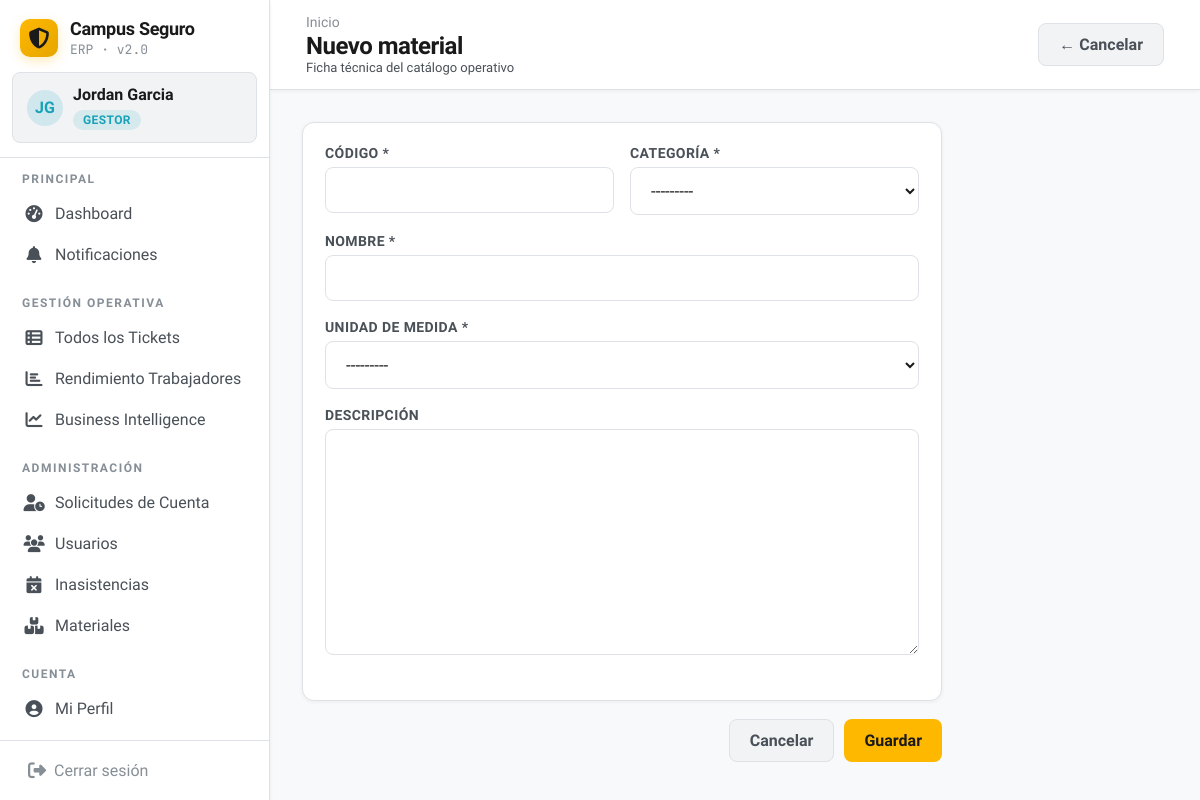
Screenshot of /gestor/materiales/nuevo/ (signed in) with the database file from the repository.
### app/models.py (models this page shows, shortened)
class Usuario(AbstractUser):
    VINCULO_CHOICES = [
        ('alumno', 'Alumno'),
        ('docente', 'Docente'),
        ('administrativo', 'Administrativo'),
        ('funcionario', 'Funcionario'),
    ]
    JORNADA_CHOICES = [
        ('diurna', 'Diurna'),
        ('vespertina', 'Vespertina'),
        ('mixta', 'Mixta'),
    ]
    rol = models.ForeignKey(Rol, on_delete=models.PROTECT, related_name="usuarios", null=True, blank=True)
    rut = models.CharField(max_length=12, unique=True)
    telefono = models.CharField(max_length=15, blank=True, null=True)
    correo_institucional = models.EmailField(unique=True)
    vinculo = models.CharField(max_length=20, choices=VINCULO_CHOICES, blank=True, null=True)
    carrera = models.ForeignKey(
        'Carrera', on_delete=models.SET_NULL, null=True, blank=True,
        related_name='alumnos',
    )
    jornada = models.CharField(max_length=15, choices=JORNADA_CHOICES, blank=True, null=True)
    sede = models.ForeignKey(Sede, on_delete=models.SET_NULL, blank=True, null=True, related_name='estudiantes_funcionarios')
    escuela = models.ForeignKey(Escuela, on_delete=models.SET_NULL, related_name="usuarios", null=True, blank=True)
    departamento = models.ForeignKey(
        Departamento,
        on_delete=models.SET_NULL,
        null=True,
        blank=True,
        related_name="usuarios"
    )
    especialidades = models.ManyToManyField(
        Especialidad,
        through='EspecialidadUsuario',
        blank=True,
        related_name='tecnicos'
    )
    turno = models.CharField(max_length=50, blank=True, null=True)  # mañana / tarde / noche
    estado_cuenta = models.ForeignKey(
        EstadoCatalogo,
        on_delete=models.PROTECT,
        related_name='usuarios',
        limit_choices_to={'entidad': 'cuenta'},
    )
    fecha_registro = models.DateTimeField(auto_now_add=True)
    fecha_aprobacion = models.DateTimeField(null=True, blank=True)
    aprobado_por = models.ForeignKey('self', on_delete=models.SET_NULL, null=True, blank=True, related_name='cuentas_aprobadas')
    activo = models.BooleanField(default=True)
    auth0_sub = models.CharField(
        max_length=120,
        unique=True,
        null=True,
        blank=True,
        verbose_name='Auth0 Subject ID',
        help_text='Identificador único del usuario en Auth0. Se asigna automáticamente al registrar vía Auth0.',
    )
    objects = UsuarioManager()

class Rol(models.Model):
    nombre = models.CharField(max_length=50, verbose_name="Nombre del Rol")
    codigo = models.CharField(max_length=30, unique=True, verbose_name="Código Operacional")  # ej: 'mantencion', 'guardia', 'gestor'
    class Meta:
        verbose_name = "Rol"
        verbose_name_plural = "Roles"

### app/views.py (the view)
# urls.py: path('gestor/materiales/nuevo/', views.material_form, name='material_nuevo'),
@login_required
@rol_requerido('gestor')
def material_form(request, pk=None):
    material = get_object_or_404(Material, pk=pk) if pk else None
    form = MaterialForm(request.POST or None, instance=material)
    if request.method == 'POST' and form.is_valid():
        form.save()
        messages.success(request, '✓ Material guardado.')
        return redirect('app:materiales_listado')
    return render(request, 'app/material_form.html', {'form': form, 'material': material})

### app/forms.py
class MaterialForm(forms.ModelForm):
    class Meta:
        model = Material
        fields = ['codigo', 'nombre', 'categoria', 'unidad', 'descripcion']

### app/context_processors.py (called while the page is built)
def notificaciones_no_leidas(request):
    if request.user.is_authenticated:
        cache_key = f'notif_count_{request.user.pk}'
        count = cache.get(cache_key)
        if count is None:
            count = Notificacion.objects.filter(
                destinatario=request.user, leida=False, archivada=False, deleted_at__isnull=True
            ).count()
            cache.set(cache_key, count, 60)
        return {'notif_no_leidas_count': count}
    return {'notif_no_leidas_count': 0}

### app/models.py (called while the page is built)
    def __str__(self):
        return self.nombre_display

### app/views.py (called while the page is built)
def rol_requerido(*roles):
    def decorator(view_func):
        @wraps(view_func)
        def _wrapped(request, *args, **kwargs):
            if not request.user.is_authenticated:
                return redirect('app:login')
            user_rol_codigo = request.user.rol.codigo if request.user.rol else None
            if user_rol_codigo not in roles and not request.user.is_superuser:
                messages.error(request, 'No tienes permiso para acceder a esta sección.')
                return redirect('app:dashboard')
            return view_func(request, *args, **kwargs)
        return _wrapped
    return decorator

### app/templates/app/material_form.html (shortened to what this page needs)
{% extends 'app/base.html' %}
{% block page_title %}{% if material %}Editar material{% else %}Nuevo material{% endif %}{% endblock %}
{% block page_subtitle %}Ficha técnica del catálogo operativo{% endblock %}
{% block topbar_actions %}
<a href="{% url 'app:materiales_listado' %}" class="btn btn-ghost">← Cancelar</a>
{% endblock %}
{% block content %}
<form method="post" style="max-width:640px;">
  <div class="card" style="margin-bottom:18px;">
    <div class="form-grid">
      <div class="form-group">
        <label class="form-label">Código *</label>
        {{ form.codigo }}
      </div>
      <div class="form-group">
        <label class="form-label">Categoría *</label>
        {{ form.categoria }}
      </div>
    </div>
    <div class="form-group">
      <label class="form-label">Nombre *</label>
      {{ form.nombre }}
    </div>
    <div class="form-group">
      <label class="form-label">Unidad de medida *</label>
      {{ form.unidad }}
    </div>
    <div class="form-group">
      <label class="form-label">Descripción</label>
      {{ form.descripcion }}
    </div>
  </div>
  <div style="display:flex;justify-content:flex-end;gap:10px;">
    <a href="{% url 'app:materiales_listado' %}" class="btn btn-ghost">Cancelar</a>
    <button type="submit" class="btn btn-primary">Guardar</button>
  </div>
</form>
{% endblock %}

### app/templates/app/base.html (shortened to what this page needs)
<!DOCTYPE html>
<html lang="es">
<head>
<link rel="stylesheet" href="https://cdnjs.cloudflare.com/ajax/libs/font-awesome/6.7.2/css/all.min.css">
</head>
<body>
{% if user.is_authenticated %}
<div class="layout">
  <aside class="sidebar">
    <div class="sb-brand">
      <div class="logo"><i class="fa-solid fa-shield-halved" style="color:#1a1a1a;font-size:21px;"></i></div>
      <div>
        <div class="name">Campus Seguro</div>
        <div class="sub">ERP · v2.0</div>
      </div>
    </div>
    <div class="sb-user-header">
      <div class="avatar role-{{ user.rol.codigo }}">{{ user.first_name|first|upper }}{{ user.last_name|first|upper }}</div>
      <div class="user-info">
        <div class="uname">{{ user.get_full_name|default:user.username }}</div>
        <div class="role-badge role-{{ user.rol.codigo }}">{{ user.rol.nombre|default:"Sin Rol" }}</div>
      </div>
    </div>
    <div class="sb-divider"></div>
    <nav class="sb-nav">
      <div class="nav-section">
        <div class="nav-label">Principal</div>
        <a href="{% url 'app:dashboard' %}" class="nav-item {% if request.resolver_match.url_name == 'dashboard' %}active{% endif %}">
          <span class="icon"><i class="fa-solid fa-gauge-high"></i></span> Dashboard
        </a>
        <a href="{% url 'app:notificaciones' %}" class="nav-item {% if request.resolver_match.url_name == 'notificaciones' %}active{% endif %}">
          <span class="icon"><i class="fa-solid fa-bell"></i></span> Notificaciones
        </a>
      </div>
      {% if user.rol.codigo == 'gestor' or user.is_superuser %}
      <div class="nav-section">
        <div class="nav-label">Gestión Operativa</div>
        <a href="{% url 'app:gestor_tickets' %}" class="nav-item {% if request.resolver_match.url_name == 'gestor_tickets' %}active{% endif %}">
          <span class="icon"><i class="fa-solid fa-table-list"></i></span> Todos los Tickets
        </a>
        <a href="{% url 'app:gestor_operativo' %}" class="nav-item {% if request.resolver_match.url_name == 'gestor_operativo' %}active{% endif %}">
          <span class="icon"><i class="fa-solid fa-chart-bar"></i></span> Rendimiento Trabajadores
        </a>
        <a href="{% url 'app:gestor_bi' %}" class="nav-item {% if request.resolver_match.url_name == 'gestor_bi' %}active{% endif %}">
          <span class="icon"><i class="fa-solid fa-chart-line"></i></span> Business Intelligence
        </a>
      </div>
      <div class="nav-section">
        <div class="nav-label">Administración</div>
        <a href="{% url 'app:gestor_solicitudes_cuenta' %}" class="nav-item {% if request.resolver_match.url_name == 'gestor_solicitudes_cuenta' %}active{% endif %}">
          <span class="icon"><i class="fa-solid fa-user-clock"></i></span> Solicitudes de Cuenta
        </a>
        <a href="{% url 'app:gestor_usuarios' %}" class="nav-item {% if request.resolver_match.url_name == 'gestor_usuarios' %}active{% endif %}">
          <span class="icon"><i class="fa-solid fa-users"></i></span> Usuarios
        </a>
        <a href="{% url 'app:gestor_inasistencias' %}" class="nav-item {% if request.resolver_match.url_name == 'gestor_inasistencias' %}active{% endif %}">
          <span class="icon"><i class="fa-solid fa-calendar-xmark"></i></span> Inasistencias
        </a>
        <a href="{% url 'app:materiales_listado' %}" class="nav-item {% if request.resolver_match.url_name == 'materiales_listado' %}active{% endif %}">
          <span class="icon"><i class="fa-solid fa-boxes-stacked"></i></span> Materiales
        </a>
      </div>
      {% endif %}
      <div class="nav-section">
        <div class="nav-label">Cuenta</div>
        <a href="{% url 'app:mi_perfil' %}" class="nav-item {% if request.resolver_match.url_name == 'mi_perfil' %}active{% endif %}">
          <span class="icon"><i class="fa-solid fa-circle-user"></i></span> Mi Perfil
        </a>
      </div>
    </nav>
    <div class="sb-footer">
      <button onclick="document.getElementById('modal-logout').style.display='flex'" class="sb-logout">
        <i class="fa-solid fa-right-from-bracket" style="font-size:18px;"></i>
        <span>Cerrar sesión</span>
      </button>
    </div>
  </aside>
  <main class="main">
    <header class="global-topbar">
      <div>
        <div class="breadcrumb" style="margin-bottom: 2px;">
          <a href="{% url 'app:dashboard' %}">Inicio</a>
        </div>
        <div class="page-title" style="font-size: 24px; margin: 0;">
          {% block page_title %}Campus Seguro{% endblock %}
        </div>
        <div class="page-subtitle" style="font-size: 13px; margin: 0;">
          {% block page_subtitle %}{% endblock %}
        </div>
      </div>
      <div class="topbar-actions">
        {% block topbar_actions %}{% endblock %}
      </div>
    </header>
    <div class="content-body">
      {% block content %}{% endblock %}
    </div>
  </main>
</div>
{% else %}
  {% block auth_content %}{% endblock %}
{% endif %}
</body>
</html>

### rows the page displays
Usuario: first_name|first "J", last_name|first "G", get_full_name "Jordan Garcia", rol.nombre "GESTOR"
